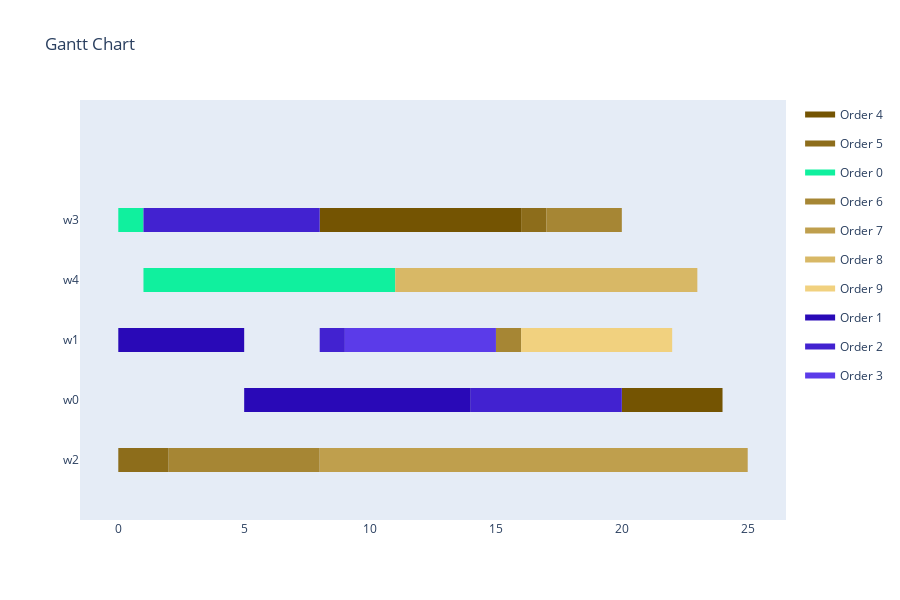

Here is the notebook cell this chart was saved with:
### Markdown cell above
<h4>Visualize Schedule</h4>

### Code cell
visualize_schedule_demo(schedule, env, orders)

### Figure 1 — Plotly figure (JSON) as saved in the notebook; plotly's stock layout.template omitted (floating-point values rounded to 4 significant figures)
{"data": [{"fill": "toself", "fillcolor": "rgb(116, 84, 2)", "hoverinfo": "name", "legendgroup": "rgb(116, 84, 2)", "mode": "none", "name": "Order 4", "type": "scatter", "x": [8, 9, 9, 8, 8, 9, 16, 16, 9, 9, 20, 24, 24, 20], "y": [3.8, 3.8, 4.2, 4.2, null, 3.8, 3.8, 4.2, 4.2, null, 0.8, 0.8, 1.2, 1.2]}, {"fill": "toself", "fillcolor": "rgb(141, 109, 27)", "hoverinfo": "name", "legendgroup": "rgb(141, 109, 27)", "mode": "none", "name": "Order 5", "type": "scatter", "x": [16, 17, 17, 16, 16, 0, 2, 2, 0], "y": [3.8, 3.8, 4.2, 4.2, null, -0.2, -0.2, 0.2, 0.2]}, {"fill": "toself", "fillcolor": "rgb(16, 240, 158)", "hoverinfo": "name", "legendgroup": "rgb(16, 240, 158)", "mode": "none", "name": "Order 0", "type": "scatter", "x": [0, 1, 1, 0, 0, 1, 6, 6, 1, 1, 6, 11, 11, 6], "y": [3.8, 3.8, 4.2, 4.2, null, 2.8, 2.8, 3.2, 3.2, null, 2.8, 2.8, 3.2, 3.2]}, {"fill": "toself", "fillcolor": "rgb(166, 134, 52)", "hoverinfo": "name", "legendgroup": "rgb(166, 134, 52)", "mode": "none", "name": "Order 6", "type": "scatter", "x": [17, 19, 19, 17, 17, 19, 20, 20, 19, 19, 15, 16, 16, 15, 15, 2, 8, 8, 2], "y": [3.8, 3.8, 4.2, 4.2, null, 3.8, 3.8, 4.2, 4.2, null, 1.8, 1.8, 2.2, 2.2, null, -0.2, -0.2, 0.2, 0.2]}, {"fill": "toself", "fillcolor": "rgb(191, 159, 77)", "hoverinfo": "name", "legendgroup": "rgb(191, 159, 77)", "mode": "none", "name": "Order 7", "type": "scatter", "x": [8, 12, 12, 8, 8, 12, 21, 21, 12, 12, 21, 25, 25, 21], "y": [-0.2, -0.2, 0.2, 0.2, null, -0.2, -0.2, 0.2, 0.2, null, -0.2, -0.2, 0.2, 0.2]}, {"fill": "toself", "fillcolor": "rgb(216, 184, 102)", "hoverinfo": "name", "legendgroup": "rgb(216, 184, 102)", "mode": "none", "name": "Order 8", "type": "scatter", "x": [11, 13, 13, 11, 11, 13, 18, 18, 13, 13, 18, 23, 23, 18], "y": [2.8, 2.8, 3.2, 3.2, null, 2.8, 2.8, 3.2, 3.2, null, 2.8, 2.8, 3.2, 3.2]}, {"fill": "toself", "fillcolor": "rgb(241, 209, 127)", "hoverinfo": "name", "legendgroup": "rgb(241, 209, 127)", "mode": "none", "name": "Order 9", "type": "scatter", "x": [16, 21, 21, 16, 16, 21, 22, 22, 21], "y": [1.8, 1.8, 2.2, 2.2, null, 1.8, 1.8, 2.2, 2.2]}, {"fill": "toself", "fillcolor": "rgb(41, 9, 183)", "hoverinfo": "name", "legendgroup": "rgb(41, 9, 183)", "mode": "none", "name": "Order 1", "type": "scatter", "x": [0, 5, 5, 0, 0, 5, 10, 10, 5, 5, 10, 14, 14, 10], "y": [1.8, 1.8, 2.2, 2.2, null, 0.8, 0.8, 1.2, 1.2, null, 0.8, 0.8, 1.2, 1.2]}, {"fill": "toself", "fillcolor": "rgb(66, 34, 208)", "hoverinfo": "name", "legendgroup": "rgb(66, 34, 208)", "mode": "none", "name": "Order 2", "type": "scatter", "x": [1, 8, 8, 1, 1, 8, 9, 9, 8, 8, 14, 16, 16, 14, 14, 16, 20, 20, 16], "y": [3.8, 3.8, 4.2, 4.2, null, 1.8, 1.8, 2.2, 2.2, null, 0.8, 0.8, 1.2, 1.2, null, 0.8, 0.8, 1.2, 1.2]}, {"fill": "toself", "fillcolor": "rgb(91, 59, 233)", "hoverinfo": "name", "legendgroup": "rgb(91, 59, 233)", "mode": "none", "name": "Order 3", "type": "scatter", "x": [9, 14, 14, 9, 9, 14, 15, 15, 14], "y": [1.8, 1.8, 2.2, 2.2, null, 1.8, 1.8, 2.2, 2.2]}, {"legendgroup": "rgb(116, 84, 2)", "marker": {"color": "rgb(116, 84, 2)", "opacity": 0, "size": 1}, "mode": "markers", "name": "", "showlegend": false, "text": [null, null, null, null, null, null], "type": "scatter", "x": [8, 9, 9, 16, 20, 24], "y": [4, 4, 4, 4, 1, 1]}, {"legendgroup": "rgb(141, 109, 27)", "marker": {"color": "rgb(141, 109, 27)", "opacity": 0, "size": 1}, "mode": "markers", "name": "", "showlegend": false, "text": [null, null, null, null], "type": "scatter", "x": [16, 17, 0, 2], "y": [4, 4, 0, 0]}, {"legendgroup": "rgb(16, 240, 158)", "marker": {"color": "rgb(16, 240, 158)", "opacity": 0, "size": 1}, "mode": "markers", "name": "", "showlegend": false, "text": [null, null, null, null, null, null], "type": "scatter", "x": [0, 1, 1, 6, 6, 11], "y": [4, 4, 3, 3, 3, 3]}, {"legendgroup": "rgb(166, 134, 52)", "marker": {"color": "rgb(166, 134, 52)", "opacity": 0, "size": 1}, "mode": "markers", "name": "", "showlegend": false, "text": [null, null, null, null, null, null, null, null], "type": "scatter", "x": [17, 19, 19, 20, 15, 16, 2, 8], "y": [4, 4, 4, 4, 2, 2, 0, 0]}, {"legendgroup": "rgb(191, 159, 77)", "marker": {"color": "rgb(191, 159, 77)", "opacity": 0, "size": 1}, "mode": "markers", "name": "", "showlegend": false, "text": [null, null, null, null, null, null], "type": "scatter", "x": [8, 12, 12, 21, 21, 25], "y": [0, 0, 0, 0, 0, 0]}, {"legendgroup": "rgb(216, 184, 102)", "marker": {"color": "rgb(216, 184, 102)", "opacity": 0, "size": 1}, "mode": "markers", "name": "", "showlegend": false, "text": [null, null, null, null, null, null], "type": "scatter", "x": [11, 13, 13, 18, 18, 23], "y": [3, 3, 3, 3, 3, 3]}, {"legendgroup": "rgb(241, 209, 127)", "marker": {"color": "rgb(241, 209, 127)", "opacity": 0, "size": 1}, "mode": "markers", "name": "", "showlegend": false, "text": [null, null, null, null], "type": "scatter", "x": [16, 21, 21, 22], "y": [2, 2, 2, 2]}, {"legendgroup": "rgb(41, 9, 183)", "marker": {"color": "rgb(41, 9, 183)", "opacity": 0, "size": 1}, "mode": "markers", "name": "", "showlegend": false, "text": [null, null, null, null, null, null], "type": "scatter", "x": [0, 5, 5, 10, 10, 14], "y": [2, 2, 1, 1, 1, 1]}, {"legendgroup": "rgb(66, 34, 208)", "marker": {"color": "rgb(66, 34, 208)", "opacity": 0, "size": 1}, "mode": "markers", "name": "", "showlegend": false, "text": [null, null, null, null, null, null, null, null], "type": "scatter", "x": [1, 8, 8, 9, 14, 16, 16, 20], "y": [4, 4, 2, 2, 1, 1, 1, 1]}, {"legendgroup": "rgb(91, 59, 233)", "marker": {"color": "rgb(91, 59, 233)", "opacity": 0, "size": 1}, "mode": "markers", "name": "", "showlegend": false, "text": [null, null, null, null], "type": "scatter", "x": [9, 14, 14, 15], "y": [2, 2, 2, 2]}], "layout": {"height": 600, "hovermode": "closest", "showlegend": true, "title": {"text": "Gantt Chart"}, "xaxis": {"rangeselector": {"buttons": [{"count": 7, "label": "1w", "step": "day", "stepmode": "backward"}, {"count": 1, "label": "1m", "step": "month", "stepmode": "backward"}, {"count": 6, "label": "6m", "step": "month", "stepmode": "backward"}, {"count": 1, "label": "YTD", "step": "year", "stepmode": "todate"}, {"count": 1, "label": "1y", "step": "year", "stepmode": "backward"}, {"step": "all"}]}, "showgrid": false, "type": "linear", "zeroline": false}, "yaxis": {"autorange": false, "range": [-1, 6], "showgrid": false, "ticktext": ["w2", "w0", "w1", "w4", "w3"], "tickvals": [0, 1, 2, 3, 4], "zeroline": false}}}
